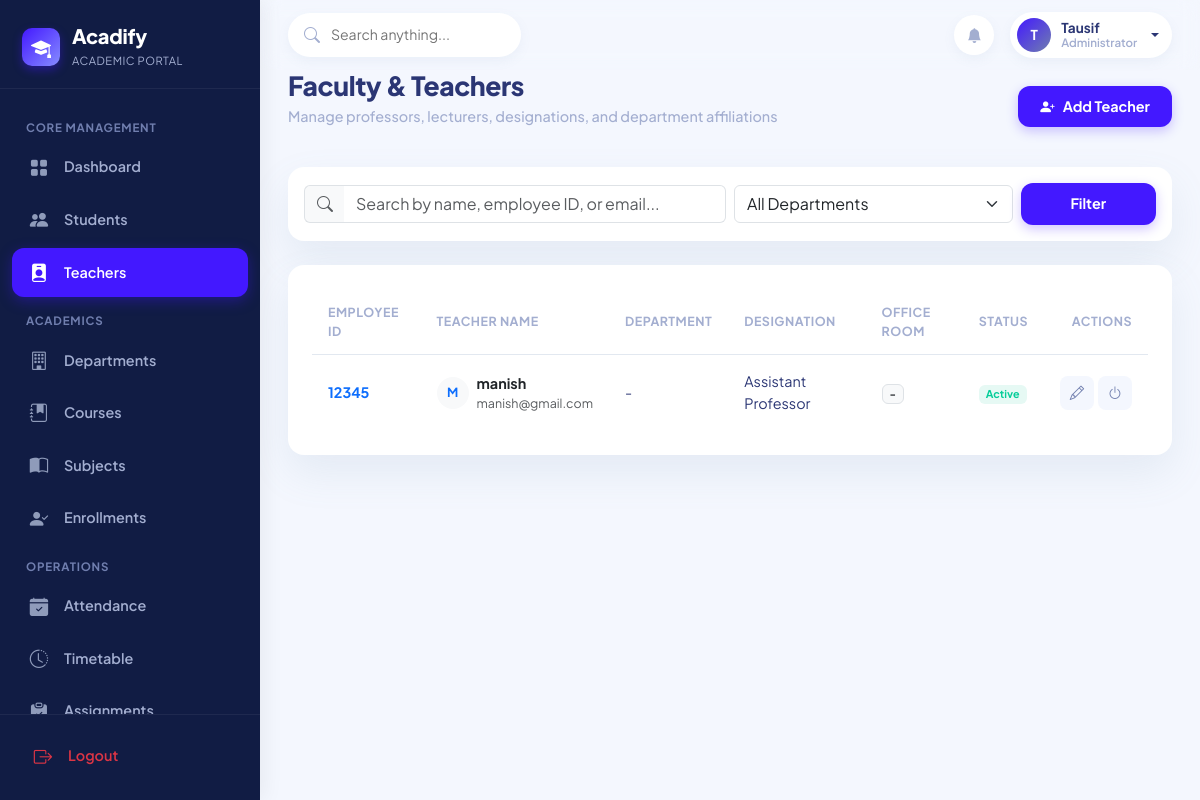
Screenshot of /admin-panel/teachers/ (signed in) with the database file from the repository.
### apps/accounts/models.py (models this page shows, shortened)
class User(AbstractUser):
    ROLE_ADMIN = 'ADMIN'
    ROLE_TEACHER = 'TEACHER'
    ROLE_STUDENT = 'STUDENT'
    ROLE_CHOICES = [
        (ROLE_ADMIN, 'Administrator'),
        (ROLE_TEACHER, 'Teacher'),
        (ROLE_STUDENT, 'Student'),
    ]
    role = models.CharField(max_length=10, choices=ROLE_CHOICES, default=ROLE_STUDENT)
    email = models.EmailField(unique=True)
    phone = models.CharField(max_length=20, blank=True, null=True)
    avatar = models.ImageField(
        upload_to='profiles/avatars/',
        blank=True,
        null=True,
        validators=[FileExtensionValidator(allowed_extensions=['jpg', 'jpeg', 'png', 'webp'])]
    )
    bio = models.TextField(blank=True, null=True)
    is_approved = models.BooleanField(default=True)
    updated_at = models.DateTimeField(auto_now=True)
    @property
    def is_admin_user(self):
        return self.role == self.ROLE_ADMIN or self.is_superuser
    @property
    def is_teacher_user(self):
        return self.role == self.ROLE_TEACHER
    @property
    def is_student_user(self):
        return self.role == self.ROLE_STUDENT
    @property
    def display_name(self):
        full = self.get_full_name()
        return full if full else self.username

class TeacherProfile(models.Model):
    user = models.OneToOneField(User, on_delete=models.CASCADE, related_name='teacher_profile')
    employee_id = models.CharField(max_length=30, unique=True, db_index=True)
    department = models.ForeignKey(
        'academics.Department',
        on_delete=models.SET_NULL,
        null=True,
        blank=True,
        related_name='teachers'
    )
    designation = models.CharField(max_length=100, default='Assistant Professor')
    qualification = models.CharField(max_length=150, blank=True, null=True)
    joining_date = models.DateField(blank=True, null=True)
    address = models.TextField(blank=True, null=True)
    office_room = models.CharField(max_length=50, blank=True, null=True)
    created_at = models.DateTimeField(auto_now_add=True)
    updated_at = models.DateTimeField(auto_now=True)
    class Meta:
        ordering = ['employee_id']

### apps/accounts/views.py (the view, shortened to what this page needs)
# urls.py: path('admin-panel/teachers/', account_views.admin_teachers, name='admin_teachers'),
@login_required
@admin_required
def admin_teachers(request):
    query = request.GET.get('q', '').strip()
    dept_id = request.GET.get('department', '')
    teachers = TeacherProfile.objects.select_related('user', 'department').all()
    if dept_id:
        teachers = teachers.filter(department_id=dept_id)
    paginator = Paginator(teachers, 12)
    page_obj = paginator.get_page(request.GET.get('page', 1))
    departments = Department.objects.all()
    return render(request, 'dashboards/admin_teachers.html', {
        'page_obj': page_obj,
        'departments': departments,
        'selected_dept': dept_id,
        'query': query,
    })

### apps/accounts/context_processors.py (called while the page is built)
def acadify_user_context(request):
    context = {
        'app_name': 'Acadify',
        'app_tagline': 'One Platform. Complete Academic Management.',
        'user_role': None,
        'user_profile': None,
    }
    if request.user.is_authenticated:
        user = request.user
        context['user_role'] = user.role
        if user.is_student_user:
            context['user_profile'] = getattr(user, 'student_profile', None)
        elif user.is_teacher_user:
            context['user_profile'] = getattr(user, 'teacher_profile', None)
        else:
            context['user_profile'] = None
    return context

### apps/accounts/permissions.py (called while the page is built)
def admin_required(view_func):
    @wraps(view_func)
    def _wrapped_view(request, *args, **kwargs):
        if not request.user.is_authenticated:
            return redirect('login')
        if not (request.user.is_admin_user or request.user.is_superuser):
            messages.error(request, "Access denied: Administrative privileges required.")
            return redirect('dashboard_redirect')
        return view_func(request, *args, **kwargs)
    return _wrapped_view

### templates/dashboards/admin_teachers.html (shortened to what this page needs)
{% extends 'base.html' %}
{% block content %}
<div class="page-header d-flex flex-wrap justify-content-between align-items-center gap-3">
    <div>
        <h2 class="page-title">Faculty & Teachers</h2>
        <p class="page-subtitle">Manage professors, lecturers, designations, and department affiliations</p>
    </div>
    <a href="{% url 'admin_teacher_add' %}" class="btn btn-acadify">
        <i class="bi bi-person-plus-fill"></i>
        <span>Add Teacher</span>
    </a>
</div>
<div class="acadify-card mb-4 p-3">
    <form method="GET" class="row g-2 align-items-center">
        <div class="col-md-6">
            <div class="input-group">
                <span class="input-group-text bg-light border-end-0 text-muted"><i class="bi bi-search"></i></span>
                <input type="text" name="q" value="{{ query }}" class="form-control border-start-0" placeholder="Search by name, employee ID, or email...">
            </div>
        </div>
        <div class="col-md-4">
            <select name="department" class="form-select" onchange="this.form.submit()">
                <option value="">All Departments</option>
            </select>
        </div>
        <div class="col-md-2 d-flex gap-2">
            <button type="submit" class="btn btn-acadify w-100 justify-content-center">Filter</button>
        </div>
    </form>
</div>
<div class="acadify-card">
    {% if page_obj %}
        <div class="table-responsive">
            <table class="table-custom">
                <thead>
                    <tr>
                        <th>Employee ID</th>
                        <th>Teacher Name</th>
                        <th>Department</th>
                        <th>Designation</th>
                        <th>Office Room</th>
                        <th>Status</th>
                        <th class="text-end">Actions</th>
                    </tr>
                </thead>
                <tbody>
                    {% for t in page_obj %}
                        <tr>
                            <td class="fw-bold text-primary">{{ t.employee_id }}</td>
                            <td>
                                <div class="d-flex align-items-center gap-2">
                                    {% if t.user.avatar %}
                                        <img src="{{ t.user.avatar.url }}" class="rounded-circle" style="width: 32px; height: 32px; object-fit: cover;">
                                    {% else %}
                                        <div class="rounded-circle bg-light text-primary fw-bold d-flex align-items-center justify-content-center small" style="width: 32px; height: 32px;">
                                            {{ t.user.first_name|slice:":1"|upper }}
                                        </div>
                                    {% endif %}
                                    <div>
                                        <div class="fw-bold text-dark">{{ t.user.display_name }}</div>
                                        <div class="small text-muted" style="font-size: 0.78rem;">{{ t.user.email }}</div>
                                    </div>
                                </div>
                            </td>
                            <td>{{ t.department.code|default:"-" }}</td>
                            <td>{{ t.designation }}</td>
                            <td><span class="badge bg-light text-dark border">{{ t.office_room|default:"-" }}</span></td>
                            <td>
                                {% if t.user.is_active %}
                                    <span class="badge badge-present">Active</span>
                                {% else %}
                                    <span class="badge badge-absent">Inactive</span>
                                {% endif %}
                            </td>
                            <td class="text-end">
                                <div class="d-flex justify-content-end gap-1">
                                    <a href="{% url 'admin_teacher_edit' t.id %}" class="btn-sm-action" title="Edit Profile">
                                        <i class="bi bi-pencil"></i>
                                    </a>
                                    <a href="{% url 'admin_teacher_toggle_status' t.id %}" class="btn-sm-action {% if t.user.is_active %}danger{% endif %}" title="Toggle Active Status" onclick="return confirm('Toggle status for this teacher?');">
                                        <i class="bi bi-power"></i>
                                    </a>
                                </div>
                            </td>
                        </tr>
                    {% endfor %}
                </tbody>
            </table>
        </div>
    {% endif %}
</div>
{% endblock %}

### templates/base.html (shortened to what this page needs)
<!DOCTYPE html>
<html lang="en">
<head>
    <link href="https://cdn.jsdelivr.net/npm/bootstrap@5.3.3/dist/css/bootstrap.min.css" rel="stylesheet">
    <link rel="stylesheet" href="https://cdn.jsdelivr.net/npm/bootstrap-icons@1.11.3/font/bootstrap-icons.min.css">
    {% load static %}
    <link rel="stylesheet" href="{% static 'css/style.css' %}">
</head>
<body>
    <aside class="sidebar-wrapper" id="sidebarWrapper">
        <div class="sidebar-brand">
            <div class="brand-logo-icon">
                <i class="bi bi-mortarboard-fill"></i>
            </div>
            <div class="brand-text">
                <h4>Acadify</h4>
                <span>Academic Portal</span>
            </div>
        </div>
        <nav class="sidebar-nav">
            {% if request.user.is_admin_user %}
                <div class="nav-section-title">Core Management</div>
                <a href="{% url 'admin_dashboard' %}" class="sidebar-nav-link {% if request.resolver_match.url_name == 'admin_dashboard' %}active{% endif %}">
                    <i class="bi bi-grid-fill"></i>
                    <span>Dashboard</span>
                </a>
                <a href="{% url 'admin_students' %}" class="sidebar-nav-link {% if 'student' in request.path and not 'leave' in request.path and not 'fee' in request.path and not 'complaint' in request.path %}active{% endif %}">
                    <i class="bi bi-people-fill"></i>
                    <span>Students</span>
                </a>
                <a href="{% url 'admin_teachers' %}" class="sidebar-nav-link {% if 'teacher' in request.path %}active{% endif %}">
                    <i class="bi bi-person-badge-fill"></i>
                    <span>Teachers</span>
                </a>
                <div class="nav-section-title">Academics</div>
                <a href="{% url 'admin_departments' %}" class="sidebar-nav-link {% if 'department' in request.path %}active{% endif %}">
                    <i class="bi bi-building"></i>
                    <span>Departments</span>
                </a>
                <a href="{% url 'admin_courses' %}" class="sidebar-nav-link {% if 'course' in request.path %}active{% endif %}">
                    <i class="bi bi-journal-bookmark-fill"></i>
                    <span>Courses</span>
                </a>
                <a href="{% url 'admin_subjects' %}" class="sidebar-nav-link {% if 'subject' in request.path %}active{% endif %}">
                    <i class="bi bi-book-half"></i>
                    <span>Subjects</span>
                </a>
                <a href="{% url 'admin_enrollments' %}" class="sidebar-nav-link {% if 'enrollment' in request.path %}active{% endif %}">
                    <i class="bi bi-person-check-fill"></i>
                    <span>Enrollments</span>
                </a>
                <div class="nav-section-title">Operations</div>
                <a href="{% url 'admin_attendance' %}" class="sidebar-nav-link {% if 'attendance' in request.path %}active{% endif %}">
                    <i class="bi bi-calendar-check-fill"></i>
                    <span>Attendance</span>
                </a>
                <a href="{% url 'admin_timetable' %}" class="sidebar-nav-link {% if 'timetable' in request.path %}active{% endif %}">
                    <i class="bi bi-clock-history"></i>
                    <span>Timetable</span>
                </a>
                <a href="{% url 'admin_assignments' %}" class="sidebar-nav-link {% if 'assignment' in request.path %}active{% endif %}">
                    <i class="bi bi-clipboard-check-fill"></i>
                    <span>Assignments</span>
                </a>
            {% endif %}
        </nav>
        <div class="sidebar-footer">
            <a href="{% url 'logout' %}" class="sidebar-nav-link text-danger">
                <i class="bi bi-box-arrow-right text-danger"></i>
                <span>Logout</span>
            </a>
        </div>
    </aside>
    <div class="main-wrapper">
        <header class="top-navbar">
            <div class="d-flex align-items-center gap-3">
                <div class="search-box">
                    <i class="bi bi-search"></i>
                    <input type="text" id="globalSearchInput" placeholder="Search anything..." value="{{ request.GET.q|default:'' }}">
                </div>
            </div>
            <div class="navbar-actions">
                <a href="{% if request.user.is_admin_user %}{% url 'admin_notices' %}{% elif request.user.is_teacher_user %}{% url 'teacher_notices' %}{% else %}{% url 'student_notices' %}{% endif %}" class="btn-icon" title="Notices & Announcements">
                    <i class="bi bi-bell-fill"></i>
                </a>
                <div class="dropdown">
                    <a href="#" class="user-profile-pill dropdown-toggle" data-bs-toggle="dropdown" aria-expanded="false">
                        {% if request.user.avatar %}
                            <img src="{{ request.user.avatar.url }}" alt="{{ request.user.display_name }}" class="user-avatar-img">
                        {% else %}
                            <div class="user-avatar-placeholder">
                                {{ request.user.first_name|default:request.user.username|slice:":1"|upper }}
                            </div>
                        {% endif %}
                        <div class="user-details d-none d-sm-flex">
                            <span class="user-name">{{ request.user.display_name }}</span>
                            <span class="user-role">{{ request.user.get_role_display }}</span>
                        </div>
                    </a>
                </div>
            </div>
        </header>
        <main class="content-container">
            {% block content %}{% endblock %}
        </main>
    </div>
</body>
</html>

### rows the page displays
User: user.first_name "T", user.display_name "Tausif", user.role "Administrator"
TeacherProfile: employee_id "12345", user.first_name "M", user.display_name "manish", user.email "manish@gmail.com", department.code "-", designation "Assistant Professor", office_room "-", shows "Active"
